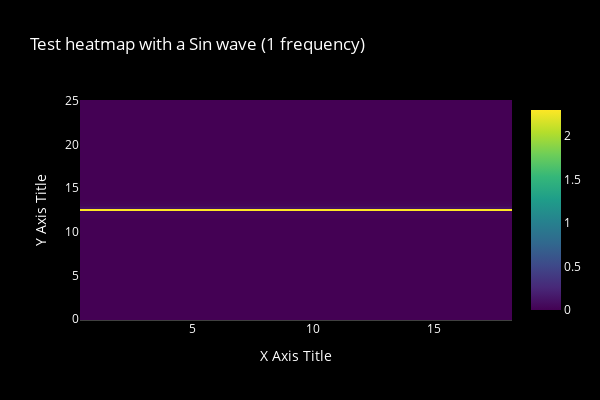

The notebook cell this image was saved under:
### Markdown cell above
### Frequency Spectrum of recordings

We will observe some frequency spectra first to have an idea of the data, first we test the spectrogram.

### Code cell
# test spectrogram function from scipy
from scipy.signal import spectrogram
import numpy as np
import plotly.graph_objects as go


N = 1000
f = 50 # 50 hz -> wave = 2*pi*f*t
t = np.linspace(0, 5, N)
y = np.sin(2 * np.pi * f * t)

_f, _t, _S = spectrogram(y, f)

# Create the heatmap
fig = go.Figure(data=go.Heatmap(
    x=_t,
    y=_f,
    z=_S,
    colorscale='Viridis',  # You can choose any other color scale
))

# Add labels to the axes (optional)
fig.update_xaxes(title='X Axis Title')
fig.update_yaxes(title='Y Axis Title')

# Set the title of the heatmap
fig.update_layout(
    title='Test heatmap with a Sin wave (1 frequency)',
    # dark mode, a mess beacuse it's not plotly express
    paper_bgcolor='black',
    plot_bgcolor='black',
    # Change font color to white
    font=dict(color='white'),
    # Change grid color to gray
    xaxis=dict(showgrid=True, gridcolor='gray'),
    yaxis=dict(showgrid=True, gridcolor='gray'),
    width=600,
    height=400
)

# Show the plot
fig.show()

### Figure 1 — Plotly figure (JSON) as saved in the notebook; plotly's stock layout.template omitted (floating-point values rounded to 4 significant figures; data arrays with more than 128 entries replaced by an {"elided": "..."} marker saying what was removed)
{"data": [{"colorscale": [[0, "#440154"], [0.1111, "#482878"], [0.2222, "#3e4989"], [0.3333, "#31688e"], [0.4444, "#26828e"], [0.5556, "#1f9e89"], [0.6667, "#35b779"], [0.7778, "#6ece58"], [0.8889, "#b5de2b"], [1, "#fde725"]], "type": "heatmap", "x": [2.56, 7.04, 11.52, 16], "y": {"elided": "129 float values"}, "z": {"elided": "129x4 float values"}}], "layout": {"font": {"color": "white"}, "height": 400, "paper_bgcolor": "black", "plot_bgcolor": "black", "title": {"text": "Test heatmap with a Sin wave (1 frequency)"}, "width": 600, "xaxis": {"gridcolor": "gray", "showgrid": true, "title": {"text": "X Axis Title"}}, "yaxis": {"gridcolor": "gray", "showgrid": true, "title": {"text": "Y Axis Title"}}}}
